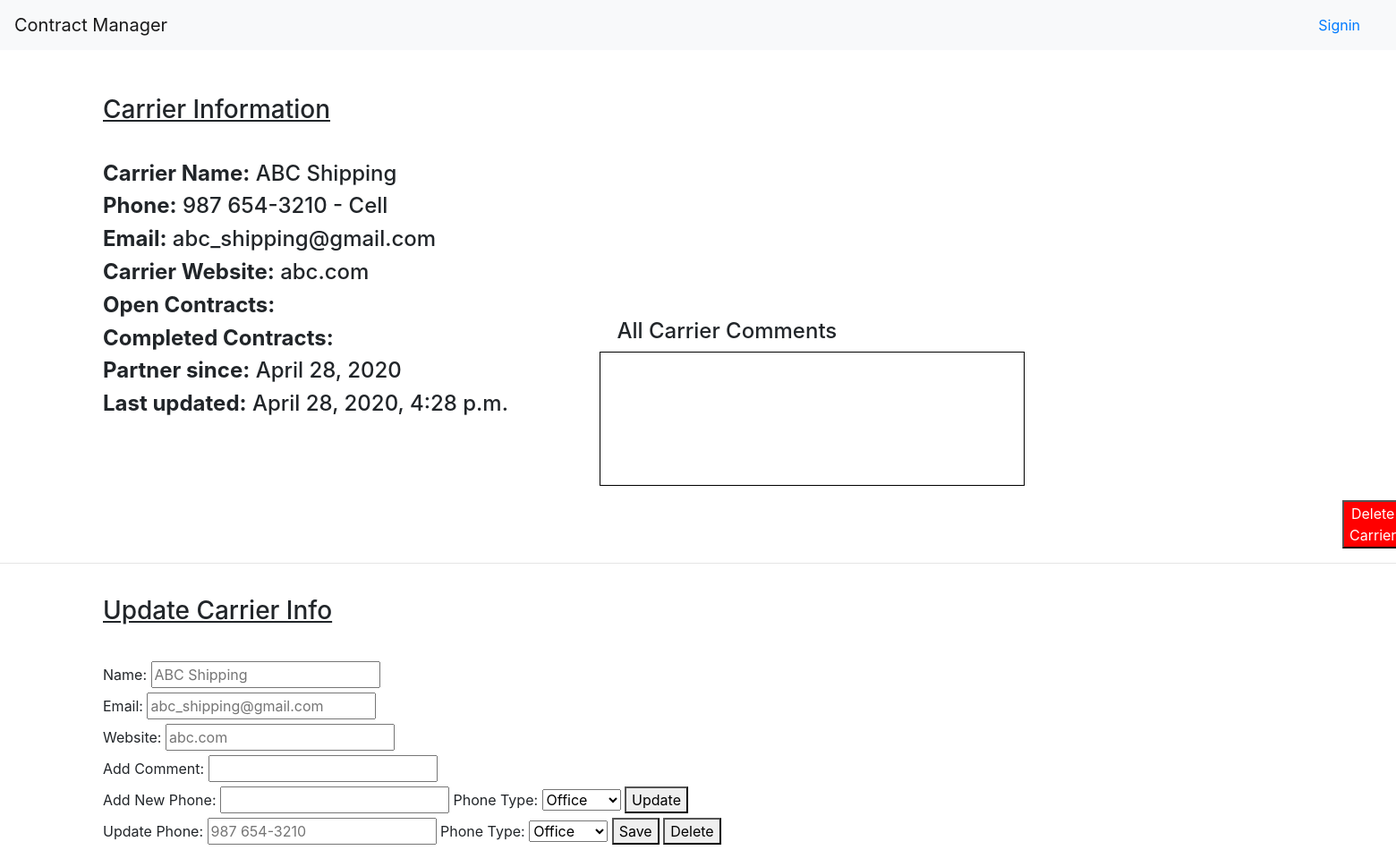
The page /dashboard/carrier/1 on the database its author committed.
### manager_app/models.py (models this page shows)
class Carrier(models.Model):
    archived= models.BooleanField(default=False)
    name= models.CharField(max_length=255)
    website= models.CharField(max_length=255, null=True)
    address=models.OneToOneField(Address, related_name="carrier_address", on_delete=models.CASCADE, null=True)
    completed_contracts= models.IntegerField(default=0)
    open_contracts= models.IntegerField(default=0)
    email= models.CharField(max_length=255)
    created_at= models.DateTimeField(auto_now_add=True)
    updated_at= models.DateTimeField(auto_now=True)

class PhoneNumber(models.Model):
    number_type= models.CharField(max_length= 255)
    number= models.CharField(max_length=30)
    customer= models.ForeignKey(Customer, related_name='phone_numbers', on_delete=models.CASCADE, blank= True, null= True)
    carrier= models.ForeignKey(Carrier, related_name= 'phone_numbers', on_delete=models.CASCADE, blank= True, null= True)
    created_at= models.DateTimeField(auto_now_add=True)
    updated_at= models.DateTimeField(auto_now=True)

### manager_app/views.py (the view)
# urls.py: path("/carrier/<int:carrier_id>", views.carrier),
def carrier(request, carrier_id):
    the_carrier = models.Carrier.objects.get(id=carrier_id)
    context={
        'carrier' : the_carrier,
    }
    return render(request, 'carrier.html', context)

### manager_app/templates/carrier.html (shortened to what this page needs)
<!DOCTYPE html>
<html lang="en">
<head>
    {% load static %}
    <link rel="stylesheet" type="text/css" href="{% static 'bootstrap.css' %}">
</head>
<body>
    <nav class="navbar navbar-expand-md navbar-light bg-light">
        <a class="navbar-brand" href="/">Contract Manager</a>
        <div class="collapse navbar-collapse" id="navbarSupportedContent">
        {% if request.session.user_id == None %}
            <a class="navbar-nav mr-auto nav-link disabled" href="/users"></a>
            <a class="navbar-nav mr-lg-2 nav-link" href="/login">Signin</a>
        {% else %}
            <a class="navbar-nav mr-auto nav-link" href="#"></a>
            <a class="navbar-nav mr-sm-0 nav-link" href="#">{{user.first_name}} {{user.last_name}} (admin)</a>
            <a class="navbar-nav mr-sm-0 nav-link" href="/logout">Logoff</a>
        {% endif %}
        </div>
    </nav>
    <div class='container' id=info>
        <h3>Carrier Information</h3>
        <h4><strong>Carrier Name:</strong> {{ carrier.name }} </h4>
                                {% for x in carrier.phone_numbers.all %}
        <h4><strong>Phone:</strong> {{ x.number }} - {{ x.number_type }}</h4>
                                                {% endfor %}
        <h4><strong>Email:</strong> {{ carrier.email }}</h4>
        <h4><strong>Carrier Website:</strong> {{ carrier.website}}</h4>
        <h4><strong>Open Contracts:</strong> {{ open_count }}</h4>
        <h4><strong>Completed Contracts:</strong> {{ closed_count }}</h4>
        <h4><strong>Partner since:</strong> {{ carrier.created_at.date }} </h4>
        <h4><strong>Last updated:</strong> {{ carrier.updated_at }}</h4>
    </div>
    <div class="container" id='comment_box'>
        <h4 id='title'>All Carrier Comments</h4>
        <ul id='list'>
        </ul>
    </div>
    <form action="/dashboard/delete_carrier/{{ carrier.id }}">
        <button id='delete'>Delete Carrier</button>
    </form>
    <hr>
    <div class='container' id=update>
        <h3>Update Carrier Info</h3>
        <form action="/dashboard/update_carrier" method="POST">
            <label for="name">Name:</label>
            <input type="text" name='name' placeholder='{{ carrier.name }}'>
            <br>
            <label for="email">Email:</label>
            <input type="text" name='email' placeholder='{{ carrier.email }}'>
            <br>
            <label for="website">Website:</label>
            <input type="text" name='website' placeholder='{{ carrier.website }}'>
            <br>
            <label for="comment">Add Comment:</label>
            <input type="text" name='comment'>
            <br>
            <label for="add_number">Add New Phone:</label>
            <input type="text" name='new_phone'>
            <label for="new_type">Phone Type:</label>
            <select name="new_type">
                <option value="office">Office</option>
            </select>
            <button>Update</button> <br>
        </form>
        {% for x in carrier.phone_numbers.all %}
        <form action="/dashboard/update_carrier_phone" method="POST">
            <label for="phonenumber">Update Phone:</label>
            <input type="text" name= 'phonenumber' placeholder='{{ x.number }}'>
            <label for="phone_type">Phone Type:</label>
            <select name="phone_type">
                <option value="office">Office</option>
            </select>
            <button>Save</button>
            <button>Delete</button>
        </form>
        {% endfor %}
    </div>
</body>
</html>

### manager_app/templates/carrier.html (style rules this page uses)
#info { margin-top: 50px; margin-left: 100px; display: inline-block; width: 500px; }
#update { margin-top: 20px; margin-left: 100px; display: inline-block; margin-bottom: 20px; }
h3 { text-decoration: underline; margin-bottom: 40px; }
#title { display: inline-block; margin-left: 20px; }
#comment_box { display: inline-block; vertical-align: top; width: 40%; margin-top: 300px; margin-left: 50px; }
#list { border: 1px solid black; height: 150px; width: 80%; overflow: auto; }
#delete { margin-left: 1500px; background-color: red; color: white; }

### rows shown on the page
Carrier: name "ABC Shipping", email "abc_shipping@gmail.com", website "abc.com", created_at "April 28, 2020", updated_at "April 28, 2020, 4:28 p.m."
PhoneNumber: number "987 654-3210", number_type "Cell", phonenumber "987 654-3210"
